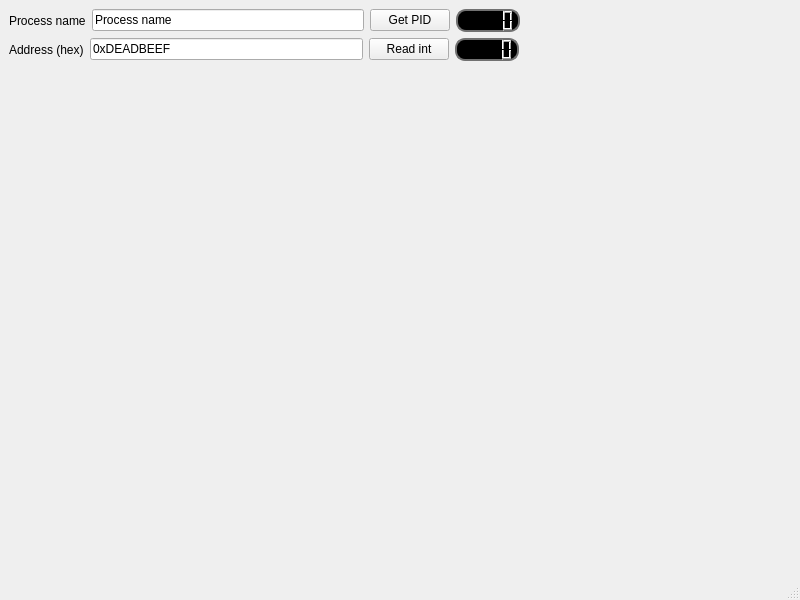
<?xml version="1.0" encoding="UTF-8"?>
<ui version="4.0">
 <class>MainWindow</class>
 <widget class="QMainWindow" name="MainWindow">
  <property name="geometry">
   <rect>
    <x>0</x>
    <y>0</y>
    <width>800</width>
    <height>600</height>
   </rect>
  </property>
  <property name="windowTitle">
   <string>MainWindow</string>
  </property>
  <property name="styleSheet">
   <string notr="true">QLCDNumber{
  background-color: rgb(0, 0, 0);
  border: 2px solid rgb(113, 113, 113);
  border-width: 2px;
  border-radius: 10px;
  color: rgb(255, 255, 255);
}</string>
  </property>
  <widget class="QWidget" name="centralwidget">
   <layout class="QVBoxLayout" name="verticalLayout">
    <item>
     <layout class="QHBoxLayout" name="horizontalLayout">
      <item>
       <widget class="QLabel" name="label">
        <property name="text">
         <string>Process name</string>
        </property>
       </widget>
      </item>
      <item>
       <widget class="QLineEdit" name="processNameLineEdit">
        <property name="text">
         <string>Process name</string>
        </property>
       </widget>
      </item>
      <item>
       <widget class="QPushButton" name="getPidButton">
        <property name="text">
         <string>Get PID</string>
        </property>
       </widget>
      </item>
      <item>
       <widget class="QLCDNumber" name="pidLcdNumber">
        <property name="font">
         <font>
          <pointsize>14</pointsize>
          <weight>75</weight>
          <bold>true</bold>
         </font>
        </property>
       </widget>
      </item>
      <item>
       <spacer name="horizontalSpacer">
        <property name="orientation">
         <enum>Qt::Horizontal</enum>
        </property>
        <property name="sizeHint" stdset="0">
         <size>
          <width>40</width>
          <height>20</height>
         </size>
        </property>
       </spacer>
      </item>
     </layout>
    </item>
    <item>
     <layout class="QHBoxLayout" name="horizontalLayout_2">
      <item>
       <widget class="QLabel" name="addressLabel">
        <property name="text">
         <string>Address (hex)</string>
        </property>
       </widget>
      </item>
      <item>
       <widget class="QLineEdit" name="addressLineEdit">
        <property name="text">
         <string>0xDEADBEEF</string>
        </property>
       </widget>
      </item>
      <item>
       <widget class="QPushButton" name="readMemoryButton">
        <property name="text">
         <string>Read int</string>
        </property>
       </widget>
      </item>
      <item>
       <widget class="QLCDNumber" name="memoryContentsLcdNumber"/>
      </item>
      <item>
       <spacer name="horizontalSpacer_2">
        <property name="orientation">
         <enum>Qt::Horizontal</enum>
        </property>
        <property name="sizeHint" stdset="0">
         <size>
          <width>40</width>
          <height>20</height>
         </size>
        </property>
       </spacer>
      </item>
     </layout>
    </item>
    <item>
     <spacer name="verticalSpacer">
      <property name="orientation">
       <enum>Qt::Vertical</enum>
      </property>
      <property name="sizeHint" stdset="0">
       <size>
        <width>20</width>
        <height>40</height>
       </size>
      </property>
     </spacer>
    </item>
   </layout>
  </widget>
  <widget class="QStatusBar" name="statusbar"/>
 </widget>
 <resources/>
 <connections/>
</ui>
